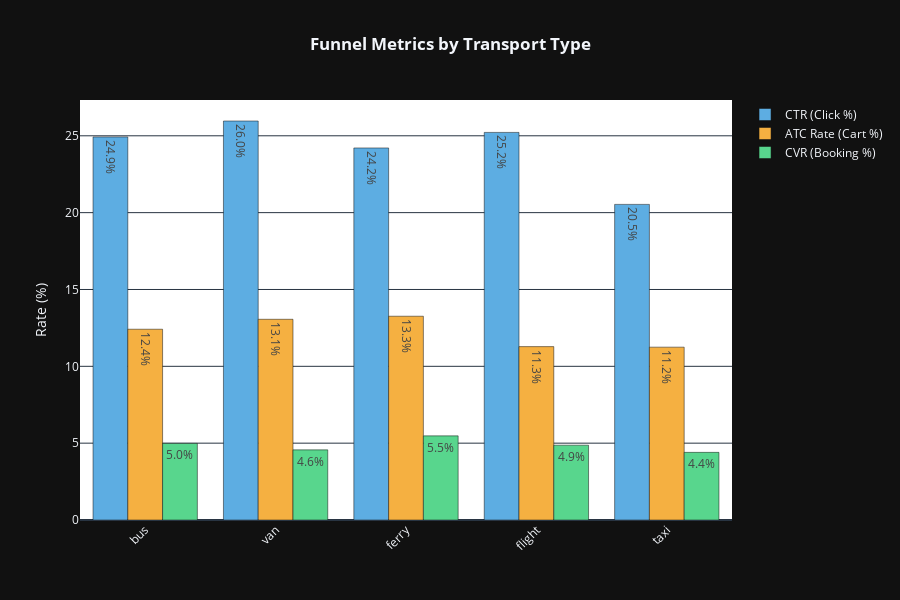

Notebook cell for this chart:
### Markdown cell above
### Segment Performance Analysis

**Objective:**
Now having established the validity of the experimental results, and that increased profit can be achieved by dynamic pricing. The question becomes: ‘What mechanisms within the model are giving rise to this increase in profits?’

**Method to determine what gives rise to profits:**
The loss of prospective customers through the stages of Click through Rate (CTR), Add to Cart (ATC), and final booking or Conversion Rate (CVR)is seen as a funnelling process, and referred to as ‘The Funnel’.

**We analyse the funnel performance across two key dimensions of Transport Type and Route:**
1.  **Transport Type:** Do Flight users behave differently than Bus users? (e.g., Higher intent but lower conversion?)
2.  **Route:** Are specific origin-destination pairs underperforming?

**Visual Guide:**
The following charts use a **Nested Grouped Bar** format to show the drop-off at each stage side-by-side:
* **Blue Bar (CTR):** Initial Interest.
* **Orange Bar (ATC Rate):** Price Acceptance (Crucial for verifying price sensitivity).
* **Green Bar (CVR):** Final Success.

### Code cell
# By Transport Type
data_visualizer.analyze_segment_performance(clean_df, segment_col='transport_type')

### Figure 1 — Plotly figure (JSON) as saved in the notebook; plotly's stock layout.template omitted (floating-point values rounded to 4 significant figures)
{"data": [{"marker": {"color": "#5DADE2"}, "name": "CTR (Click %)", "text": ["24.9%", "26.0%", "24.2%", "25.2%", "20.5%"], "textposition": "auto", "x": ["bus", "van", "ferry", "flight", "taxi"], "y": [24.93, 25.96, 24.21, 25.22, 20.54], "type": "bar"}, {"marker": {"color": "#F5B041"}, "name": "ATC Rate (Cart %)", "text": ["12.4%", "13.1%", "13.3%", "11.3%", "11.2%"], "textposition": "auto", "x": ["bus", "van", "ferry", "flight", "taxi"], "y": [12.41, 13.06, 13.26, 11.28, 11.25], "type": "bar"}, {"marker": {"color": "#58D68D"}, "name": "CVR (Booking %)", "text": ["5.0%", "4.6%", "5.5%", "4.9%", "4.4%"], "textposition": "auto", "x": ["bus", "van", "ferry", "flight", "taxi"], "y": [4.985, 4.563, 5.474, 4.867, 4.401], "type": "bar"}], "layout": {"title": {"text": "<b>Funnel Metrics by Transport Type</b>", "x": 0.5}, "xaxis": {"tickangle": -45}, "yaxis": {"title": {"text": "Rate (%)"}}, "barmode": "group", "plot_bgcolor": "white", "height": 600}}
